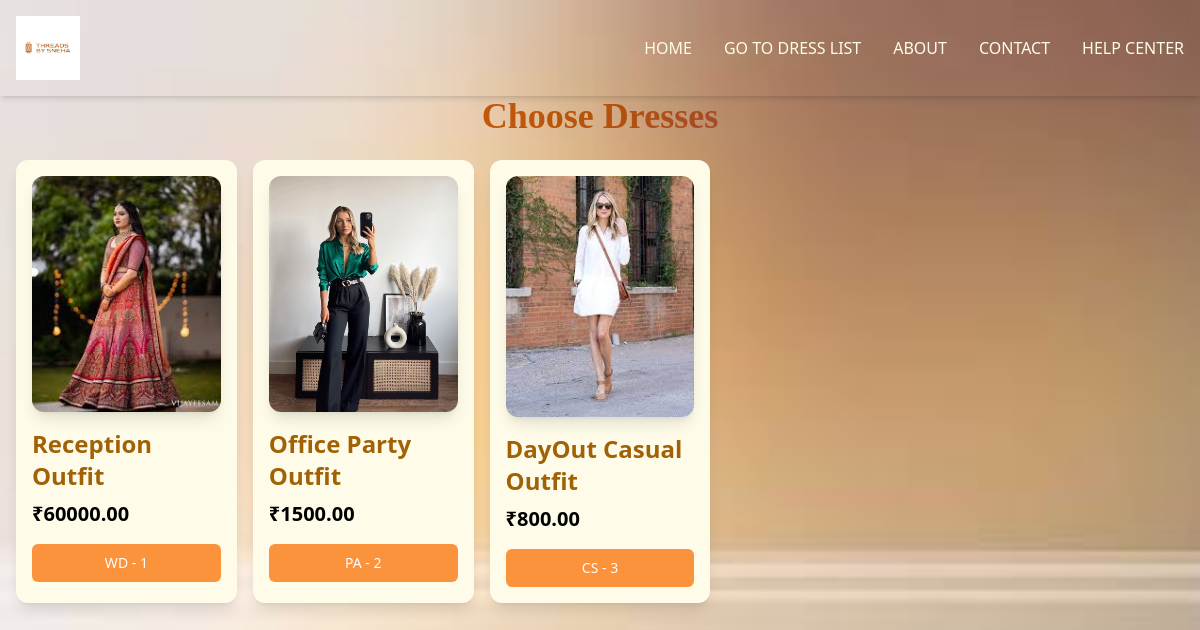
The page /myapp/ on the database its author committed.
### myapp/models.py (models this page shows, shortened)
class DressVerity(models.Model):  # If you intended to name it "DressVerity," update this here and in the code.
    DRESS_TYPE_CHOICES = [
        ('WD', 'WEDDING'),
        ('PR', 'PROFESSIONAL'),
        ('CS', 'CASUAL'),
        ('BC', 'BEACH'),
        ('PA', 'PARTY'),
    ]
    name = models.CharField(max_length=100)
    image = models.ImageField(upload_to='myapp/')  # Ensure MEDIA_ROOT is configured in settings.
    date_added = models.DateTimeField(default=timezone.now)
    type = models.CharField(max_length=2, choices=DRESS_TYPE_CHOICES)
    description = models.TextField(default='')
    price = models.DecimalField(max_digits=10, decimal_places=2)

### myapp/views.py (the view)
# urls.py: path('', views.all_myapp, name='all_myapp'),
def all_myapp(request):
    dresses = DressVerity.objects.all()
    return render(request, 'myapp/all_myapp.html',{'dresses':dresses})

### myapp/templates/myapp/all_myapp.html (shortened to what this page needs)
{% extends "layout.html" %}
{% block content %}
<h1 class="text-4xl font-bold text-transparent bg-gradient-to-r from-orange-500 via-amber-700 to-purple-800 font-serif bg-clip-text underline mb-6">
</h1>
<div class="grid grid-cols-1 sm:grid-cols-2 md:grid-cols-3 lg:grid-cols-5 gap-4 m-4">
{% for myapp in dresses %}
<div class="bg-yellow-50 p-4 rounded-xl shadow-lg">
    <img class="rounded-xl shadow-lg w-full h-auto" src="{{ myapp.image.url }}" alt="{{ myapp.name }}">
    <h3 class="text-2xl font-bold text-yellow-700 mt-4">{{ myapp.name }}</h3>
    <div class="mt-2 text-xl font-semibold text-black">
        ₹{{ myapp.price }}
    </div>
    <a href="{% url 'dress_detail' dress_id=myapp.id %}">
        <button class="inline-flex items-center w-full justify-center px-4 py-2 mt-4 border border-transparent text-sm font-medium rounded-md text-white bg-orange-400 hover:bg-orange-700 focus:outline-none focus:ring-2 focus:ring-offset-2 focus:ring-amber-800">
            {{ myapp.type }} - {{ myapp.id }}
        </button>
    </a>
</div>
{% endfor %}
</div>
{% endblock %}

### templates/layout.html (shortened to what this page needs)
{% load static tailwind_tags %}
{% load static %}
<!DOCTYPE html>
<html lang="en">
<head>
    <link rel="stylesheet" href="{% static 'style.css'%}">
    {% tailwind_css %}
</head>
<body class="bg-cover bg-center" style="background-image: url('{% static 'myapp/images/images.jpeg' %}');">
    <nav class=" text-yellow-50 text-l p-4 shadow-md flex items-center justify-between">
        <div class="flex items-center space-x-3">
            <img src="{% static 'myapp/images/LOGO.jpg' %}"
            alt="Logo" class="h-16 w-16">
        </div>
        <nav>
            <ul class="flex space-x-8  rounded-lg ">
                <li>
                    <a href="{% url 'home' %}" class="text-gray-800e">
                        HOME
                    </a>
                </li>
                <li>
                    <a href="{% url 'all_myapp' %}" class="inline-flex items-center">
                        GO TO DRESS LIST
                    </a>
                </li>
                <li>
                    <a href="{% url 'about' %}" class="text-yellow-50">
                        ABOUT
                    </a>
                </li>
                <li>
                    <a href="{% url 'contact' %}" class="text-yellow-50">
                        CONTACT
                    </a>
                </li>
                <li>
                    <a href="{% url 'help_center' %}" class="text-yellow-50 ">
                        HELP CENTER
                    </a>
                </li>
            </ul>
        </nav>
    </nav>
    {% block content %}{% endblock %}
</body>
</html>

### static/style.css (style rules this page uses)
body { background-image: url('"C:\Users\sneha\OneDrive\Desktop\images.jpeg"'); background-size: cover; background-position: center; background-attachment: fixed; color: #FFFFFF; margin: 0; padding: 0; }
h1 { text-align: center; font-size: 2em; color: #FFFFFF; }

### rows shown on the page
DressVerity: image (picture), name "Reception Outfit", price "60000.00", type "WD", id "1"
DressVerity: image (picture), name "Office Party Outfit", price "1500.00", type "PA", id "2"
DressVerity: image (picture), name "DayOut Casual Outfit", price "800.00", type "CS", id "3"
